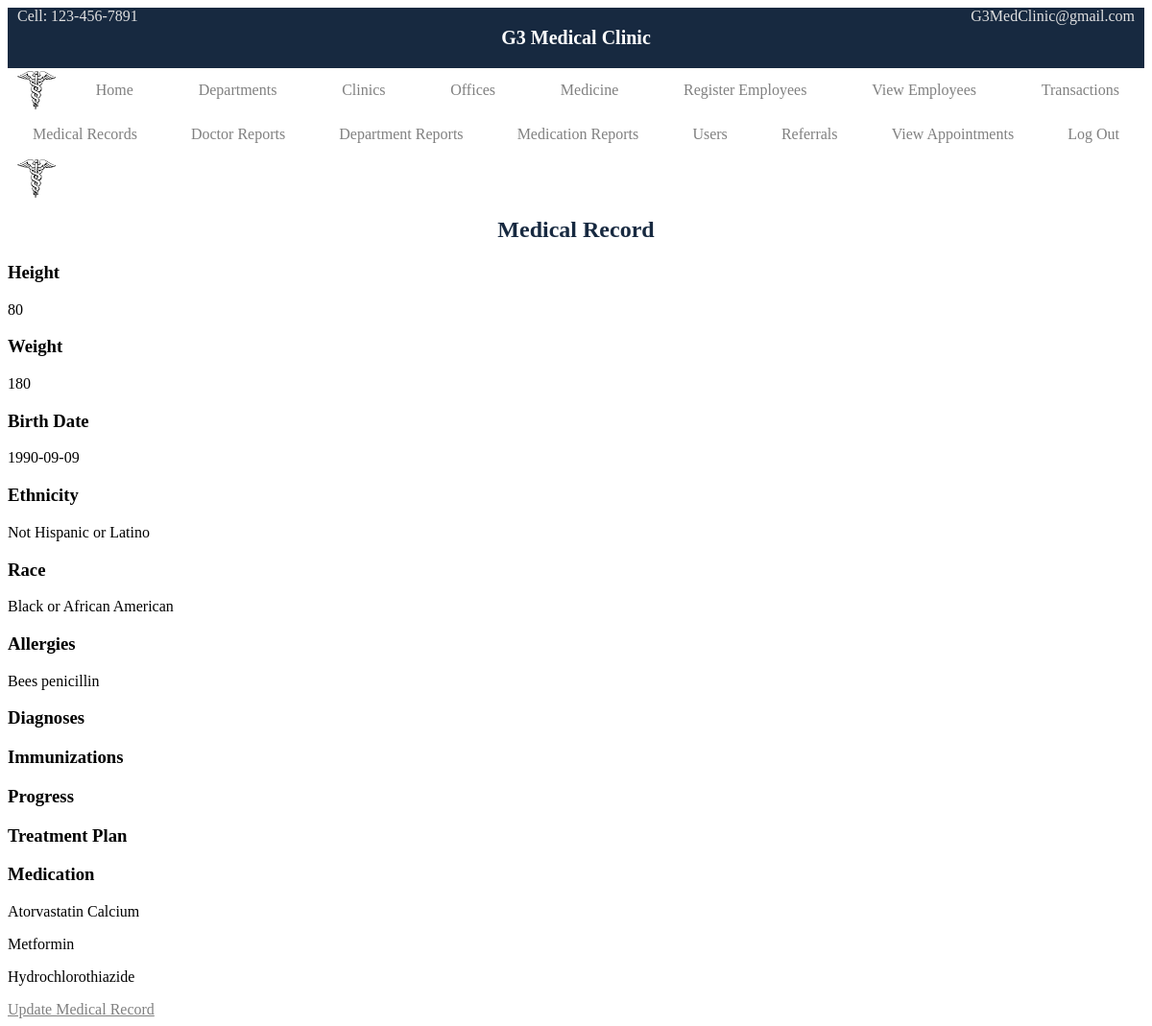
The page /viewmedrecord.php?patID=3 (signed in) on the database its author committed.
### tables this page shows
CREATE TABLE `Medical_Record` (
  `pat_ID` int NOT NULL,
  `allergies` text,
  `diagnoses` text,
  `immunizations` text,
  `progress` text,
  `treatment_plan` text,
  `inch_height` int DEFAULT NULL,
  `pound_weight` int DEFAULT NULL,
  `b_date` date NOT NULL,
  `ethnicity` varchar(20) NOT NULL,
  `race` varchar(20) NOT NULL,
  `deleted_flag` tinyint(1) NOT NULL DEFAULT '0',
  PRIMARY KEY (`pat_ID`),
  CONSTRAINT `medical_record_ibfk_1` FOREIGN KEY (`pat_ID`) REFERENCES `Patient` (`patient_ID`)
);

### includes/functions.inc.php (called while the page is built, shortened)
<?php
function getMedicalRecordFromPatientID($conn, $patID) {
  $sql = "SELECT * FROM Medical_Record WHERE pat_ID = ? AND deleted_flag = false;";
  $stmt = mysqli_stmt_init($conn);
  if (!mysqli_stmt_prepare($stmt, $sql)) {
    header("location: viewmedrecord.php?error=getmedrecfailed");
    exit();
  }
  mysqli_stmt_bind_param($stmt, 'i', $patID);
  mysqli_stmt_execute($stmt);
  $result = mysqli_stmt_get_result($stmt);
  return $result;
}
function getMedicineID($conn, $patID) {
  $sql = "SELECT * FROM Medical_Record_Contains_Medicine WHERE pat_ID = ? AND deleted_flag = false;";
  $stmt = mysqli_stmt_init($conn);
  if (!mysqli_stmt_prepare($stmt, $sql)) {
    header("location: viewmedrecord.php?error=getmedidsfailed");
    exit();
  }
  mysqli_stmt_bind_param($stmt, 'i', $patID);
  mysqli_stmt_execute($stmt);
  $result = mysqli_stmt_get_result($stmt);
  return $result;
}
function getMedicineName($conn, $medID) {
  $sql = "SELECT * FROM Medicine WHERE med_ID = ? AND deleted_flag = false;";
  $stmt = mysqli_stmt_init($conn);
  if (!mysqli_stmt_prepare($stmt, $sql)) {
    header("location: viewmedrecord.php?error=getmednamefailed");
    exit();
  }
  mysqli_stmt_bind_param($stmt, 'i', $medID);
  mysqli_stmt_execute($stmt);
  $result = mysqli_stmt_get_result($stmt);
  return $result;
}

### viewmedrecord.php (the view, shortened to what this page needs)
<?php
  include_once 'header.php';
  require_once 'includes/dbh.inc.php';
  require_once 'includes/functions.inc.php';
  if (isset($_SESSION["userRole"])) {
      if ($_SESSION["userRole"] === 'patient') {
        $result = getMedicalRecordFromUserID($conn, $_SESSION["userID"]);
      }
      else if ($_SESSION["userRole"] === 'doctor' ||$_SESSION["userRole"] === 'admin') {
        $result = getMedicalRecordFromPatientID($conn, $_REQUEST["patID"]);
      }
      else {
        header("location: index.php");
        exit();
      }
      $medrec = mysqli_fetch_assoc($result);
      if (!is_null($medrec)) {
        $result2 = getMedicineID($conn, $medrec["pat_ID"]);
        $medication = [];
        $i = 0;
        while ($row2 = mysqli_fetch_assoc($result2)) {
          $result3 = getMedicineName($conn, $row2["med_ID"]);
          $row3 = mysqli_fetch_assoc($result3);
          $medication[$i] = $row3["name"];
          $i = $i + 1;
        }
        $height = $medrec["inch_height"];
        $weight = $medrec["pound_weight"];
        $allergies = $medrec["allergies"];
        $bdate = $medrec["b_date"];
        switch ($medrec["ethnicity"]) {
          case 'nhl':
            $eth = 'Not Hispanic or Latino';
            break;
        }
        switch ($medrec["race"]) {
          case 'baf':
            $race = 'Black or African American';
            break;
        }
?>
<div>
  <h2>Medical Record</h2>
  <h3>Height</h3>
  <p><?php echo $height?></p>
  <h3>Weight</h3>
  <p><?php echo $weight?></p>
  <h3>Birth Date</h3>
  <p><?php echo $bdate?></p>
  <h3>Ethnicity</h3>
  <p><?php echo $eth?></p>
  <h3>Race</h3>
  <p><?php echo $race?></p>
  <h3>Allergies</h3>
  <p><?php echo $allergies?></p>
  <h3>Diagnoses</h3>
  <h3>Immunizations</h3>
  <h3>Progress</h3>
  <h3>Treatment Plan</h3>
  <h3>Medication</h3>
  <?php
    $i = 0;
    while ($i < count($medication)) {
      echo '<p>'.$medication[$i].'</p>';
      $i = $i + 1;
    }
  ?>
</div>
<?php
    if ($_SESSION["userRole"] === 'doctor' ||$_SESSION["userRole"] === 'admin') {
      echo '<a href="updatemedrecord.php?patid='.$medrec["pat_ID"].'&action=update">Update Medical Record</a>';
    }
  }
}
else {
  header("location: index.php");
  exit();
}
  include_once 'footer.php';
?>

### rows shown on the page
medical_record: inch_height "80", pound_weight "180", b_date "1990-09-09", ethnicity "Not Hispanic or Latino", race "Black or African American", allergies "Bees penicillin"

### other values the page prints
$medication[$i] "Atorvastatin Calcium"
$medication[$i] "Metformin"
$medication[$i] "Hydrochlorothiazide"
